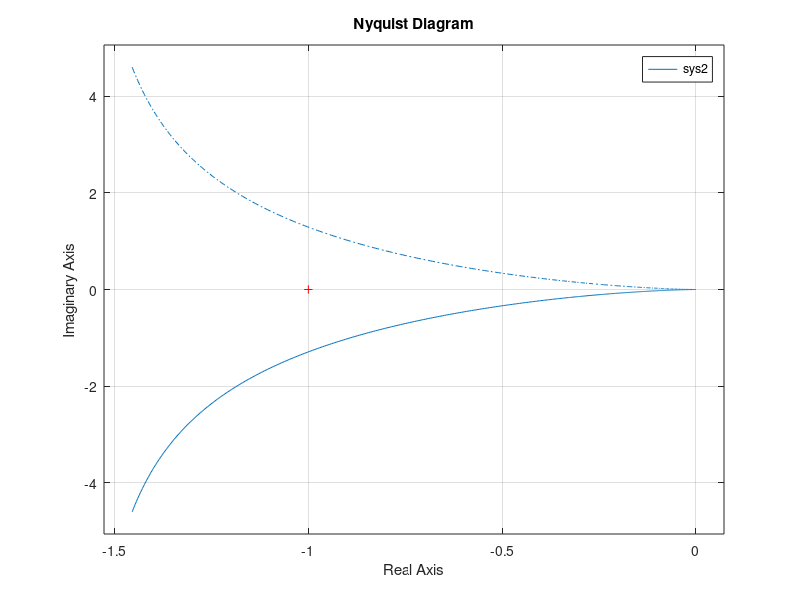

Write the MATLAB code that produced this figure. (Note: this script raises an error after producing the figure.)
sys = tf([1.6],[1 2 1 0]);

nyquist(sys);

%% 

sys2 = tf([1.6], [1,1,0]);

nyquist(sys2)

%% 

k = 1.6;
M = 5;
a = 5;

syms A w

eq1 = w^2 - (2*k*M/(pi*A^2))*sqrt(A^2-a^2);
eq2 = w-w^3-4*M*a*k/(pi*A^2);
sol = solve(eq1,eq2);  

A   = double(sol.A);
w  = double(sol.w);

%%


k = 1.6;
M = 5;
a = 5;

syms A2 w2

eq3 = w2^2 - (4*k*M/(pi*A2^2))*sqrt(A2^2-a^2);
eq4 = w2-4*M*a*k/(pi*A2^2);
sol = solve(eq3,eq4);  

A2   = double(sol.A2);
w2  = double(sol.w2);
